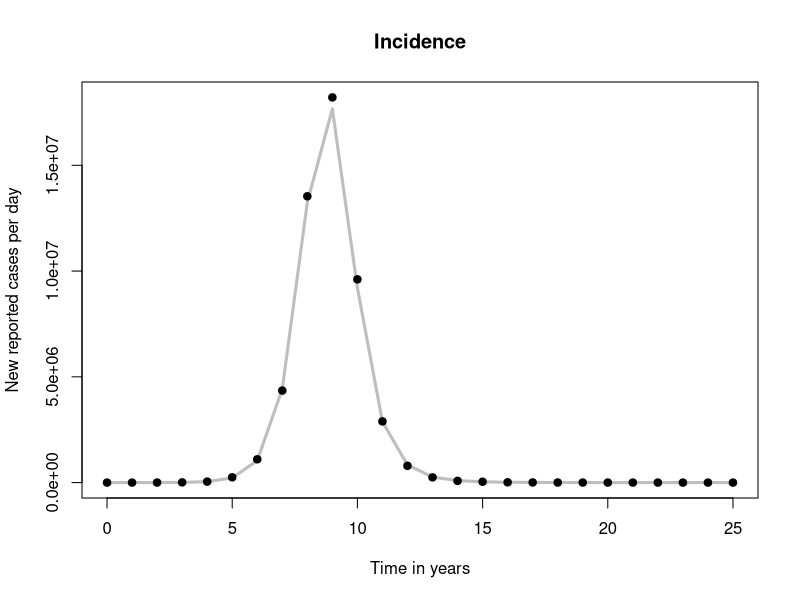
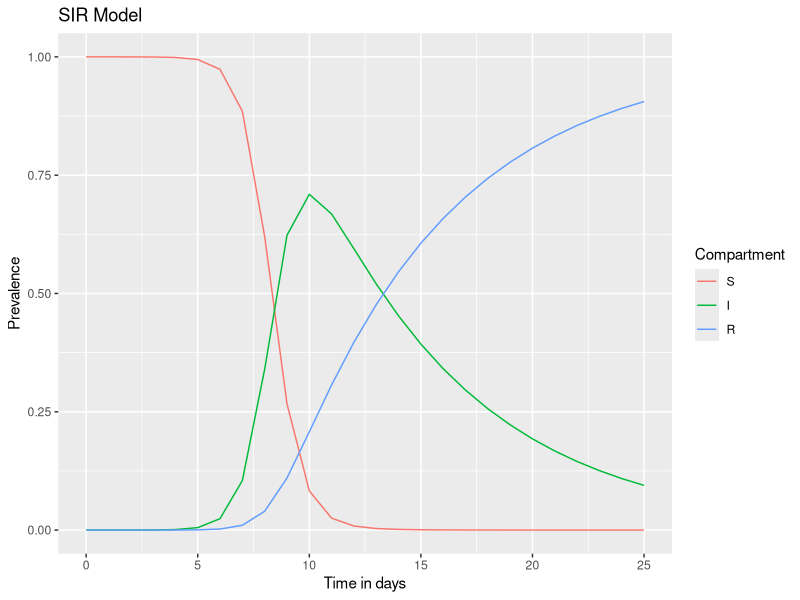

These charts were generated, in order, by the following R code: (Note: this script raises an error after producing the figures.)
#SIR Modelling (basic)

#library:
install.packages("deSolve")
library(deSolve)
install.packages("reshape2")
library(reshape2)
install.packages("ggplot2")
library(ggplot2)

#inputs

initP<-50000000# population size


initI<-100 # Infectious
initR<-0 # Immune
initS<-initP-initI-initR # Susceptible (non-immune)
R0=12
state <- c(S = initS, I = initI,R = initR)
parameters <- c(beta<-R0*1/7 , 
                gamma<-1/7)
beta

#Timeframe
t_start <- 0
t_stop <- 25
times <- seq(t_start, t_stop)

#Model
sir_model<-function(time, state, parameters){
  with(as.list(c(state,parameters)),{
    N<-S+I+R
    lambda=beta*(I/N)
    dS=-lambda*S
    dI=lambda*S-gamma*I
    dR=gamma*I
    return(list(c(dS,dI,dR)))
    })
}



#outs

#Calculation of differential equations

out<-ode(y=state,times=times,func=sir_model,parms=parameters)

# total population
pop<-out[,"S"]+out[,"I"]+out[,"R"]
time<-out[,"time"]
# weekly incidence
inc <- 0*time
inc[2:length(time)]<- -(out[2:length(time),"S"]-out[1:(length(time)-1),"S"])
inc

# generate simulated data
incdat1<-rnbinom(rep(1,length(times)), size= 200, mu=inc) #generate data from negative binomial process

# COMPARING THE MODEL out WITH DATA
par(mfrow=c(1,1))
yl <- c(0,max(incdat1,inc))
plot(time,inc,type='l',lwd=3,main = "Incidence",xlab = "Time in years",ylab="New reported cases per day",ylim=yl,col='grey')
points(time,incdat1,pch=19,col='black')

x <- matrix(0,nrow=length(time),ncol=2)

x[,1]<-time
x[,2]<-incdat1
# create data file
write.csv(x, file = "new_data.csv", row.names = FALSE)




#OLD CODES (Part 2)
out_full<-melt(as.data.frame(out),id='time')
#The purpose of the melt function is to transform a wide-format data frame into a long-format data frame. 


out_full$proportion<-out_full$value/sum(state)
#sum(state_values)=1000
out_full

#Plot


ggplot(out_full,aes(x=time,y=proportion, color=variable, gropu=variable))+
  geom_line()+
  xlab('Time in days')+
  ylab("Prevalence")+
  labs(color='Compartment',title='SIR Model')

#Effective Reproduction Number
out$reff<-parameters[1]/parameters[2]*out$S/(out$S+out$I+out$R)
out$reff
out$R0 <- parameters[1]/parameters[2]
out$R0
ggplot()+
  geom_line(data=out,aes(x=time,y=reff))+
  geom_line(data=out,aes(x=time,y=R0),color='red')+
  geom_line(data=out,aes(x=time,y=reff),color='green')+
  xlab("Time in days")+
  ylab("Reff")+
  labs(title=paste("Reproduction number levels with: Beta = ",parameters[1],"and Gamma= ",parameters[2]))



#To get incidence data from the infected dataset (To extract the daily incidence data from the out of the number of infected people, you can calculate the difference between the number of infected individuals on consecutive days. This will give you the number of newly infected people on each day. )

# Calculate daily incidence
#out$daily_incidence <- -c(0, diff(out$S))
#out
